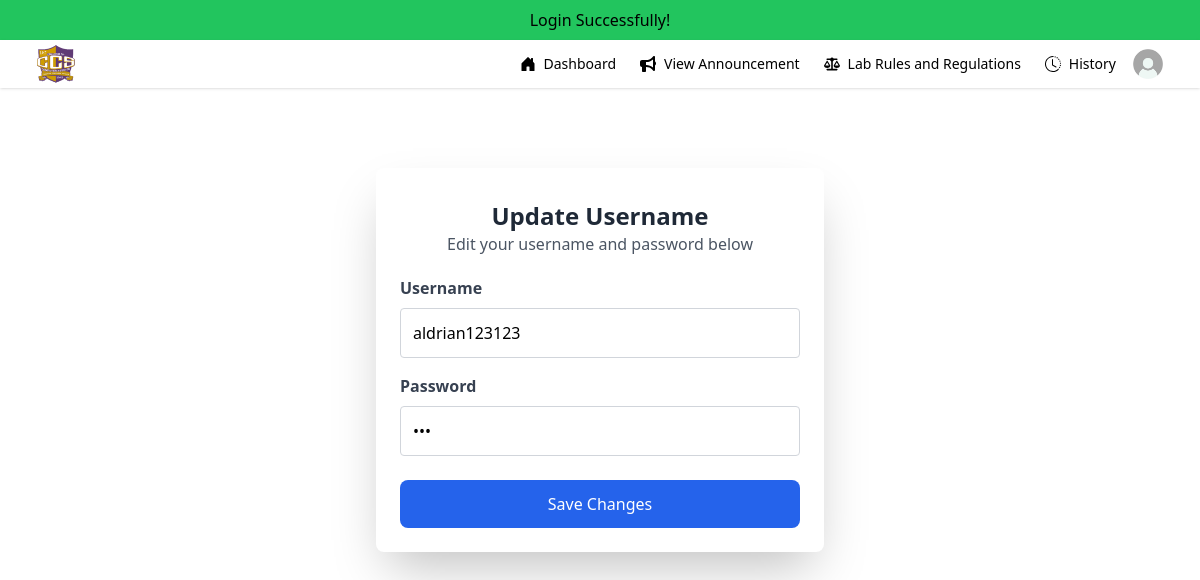
Screenshot of /user/username.php (signed in) with the database file from the repository.
### tables this page shows
CREATE TABLE `students` (
  `id` int(20) NOT NULL,
  `idno` int(20) NOT NULL,
  `lastname` varchar(50) NOT NULL,
  `firstname` varchar(50) NOT NULL,
  `midname` varchar(50) NOT NULL,
  `course` enum('BSIT','BSCS') NOT NULL,
  `year` int(9) NOT NULL,
  `username` varchar(50) NOT NULL,
  `password` varchar(50) NOT NULL,
  `profile` varchar(225) NOT NULL,
  `session` int(30) NOT NULL DEFAULT 30
);

### user/username.php (the view, shortened to what this page needs)
<?php
include "../user/nav.php";
include "../database/authenticator.php";
$idno = $_SESSION["idno"];
$result = mysqli_query($mysql, "SELECT username, password FROM students WHERE idno = '$idno'");
$row = mysqli_fetch_assoc($result);
if($row){
    $username = $row['username'];
    $password = $row['password'];
}
?>
<!DOCTYPE html>
<html lang="en">
<head>
    <script src="https://cdn.tailwindcss.com"></script>
</head>
<body class="bg-gray-100">
    <div class="flex items-center justify-center pt-20">
        <form action="username.php" method="post" class="bg-white shadow-2xl rounded-lg w-full max-w-md p-6">
            <div class="text-center pt-2 mb-5">
                <h1 class="text-2xl font-bold text-gray-800">Update Username</h1>
                <p class="text-gray-600">Edit your username and password below</p>
            </div>
            <div class="mb-4">
                <label class="block text-gray-700 font-semibold mb-2">Username</label>
                <input type="text" name="username" placeholder="Username" value="<?php echo $username ?>"
                    class="w-full border border-gray-300 p-3 rounded focus:outline-none focus:ring-2 focus:ring-blue-400" required>
            </div>
            <div class="mb-6">
                <label class="block text-gray-700 font-semibold mb-2">Password</label>
                <input type="password" name="password" placeholder="Password" value="<?php echo $password ?>"
                    class="w-full border border-gray-300 p-3 rounded focus:outline-none focus:ring-2 focus:ring-blue-400" required>
            </div>
            <button type="submit" name="update"
                class="w-full bg-blue-600 text-white py-3 rounded-lg hover:bg-blue-700 transition">
                Save Changes
            </button>
        </form>
    </div>
</body>
</html>

### user/nav.php (shortened to what this page needs)
<?php
include "../database/connector.php";
$idno = $_SESSION["idno"];
$result = mysqli_query($mysql, "SELECT `profile` FROM students WHERE idno = '$idno'");
$row = mysqli_fetch_assoc($result);
if($row){
    $profile = $row["profile"];
}
?>
<!DOCTYPE html>
<html lang="en" class="h-full">
<head>
    <script src="https://cdn.tailwindcss.com"></script>
</head>
<body class="bg-white font-sans ">
    <?php if(isset($_SESSION["success"])): ?>
        <div class="bg-green-500 text-black p-2 text-center">
            <?php
               echo $_SESSION['success'];
            ?>
        </div>
    <?php endif; ?>
<div class="min-h-full">
    <nav class="shadow">
        <div class="px-4 sm:px-6 lg:px-8">
            <div class="flex items-center justify-between">
                <div class="flex items-center">
                    <a href="#">
                        <img src="../images/ccs.jpg" alt="Logo" class="size-12">
                    </a>
                </div>
                <div class="flex items-center ml-auto">
                    <div class="hidden md:flex">
                        <a href="dashboard.php" class="nav-link flex items-center justify-center h-12 px-3 py-2 text-sm font-medium text-black hover:text-blue-700 transition duration-300">
                            Dashboard
                        </a>
                        <a href="#" class="nav-link flex items-center justify-center h-12 px-3 py-2 text-sm font-medium  hover:text-blue-700 transition duration-300">
                            View Announcement
                        </a>
                        <a href="#" class="nav-link flex items-center justify-center h-12 px-3 py-2 text-sm font-medium text-black hover:text-blue-700 transition duration-300">
                            Lab Rules and Regulations
                        </a>
                        <a href="history.php" class="nav-link flex items-center justify-center h-12 px-3 py-2 text-sm font-medium text-black hover:text-blue-700 transition duration-300">
                            History
                        </a>
                    </div>
                    <div class="relative">
                        <button id="profileMenu" class="flex items-center rounded-full bg-black-200 p-1 focus:ring-1 focus:ring-black">
                            <img class="size-8  rounded-full" src="../uploads/<?php echo $profile; ?>" alt="">
                        </button>
                    </div>
                </div>
            </div>
        </div>
    </nav>
</div>
</body>
</html>

### user/nav.php (style rules this page uses)
.nav-link { position: relative; display: inline-block; text-decoration: none; }
.nav-link::after { content: ''; position: absolute; width: 0; height: 2px; background-color: blue; bottom: 0; left: 0; transition: width 0.3s ease-in-out; }

### rows the page displays
students: profile (picture), username "aldrian123123"

### other values shown
$_SESSION['success'] "Login Successfully!"
